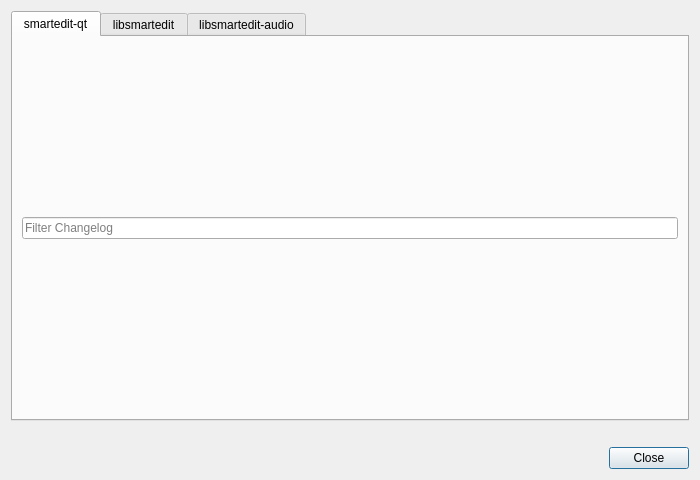
<?xml version="1.0" encoding="UTF-8"?>
<ui version="4.0">
 <class>Dialog</class>
 <widget class="QDialog" name="Dialog">
  <property name="geometry">
   <rect>
    <x>0</x>
    <y>0</y>
    <width>700</width>
    <height>480</height>
   </rect>
  </property>
  <property name="windowTitle">
   <string>Changelog</string>
  </property>
  <property name="windowIcon">
   <iconset resource="../../../images/smartedit.qrc">
    <normaloff>:/smartedit.svg</normaloff>:/smartedit.svg</iconset>
  </property>
  <layout class="QVBoxLayout" name="verticalLayout">
   <item>
    <widget class="QTabWidget" name="tabChangelog">
     <property name="locale">
      <locale language="English" country="UnitedStates"/>
     </property>
     <property name="currentIndex">
      <number>0</number>
     </property>
     <widget class="QWidget" name="tab_smartedit_qt">
      <attribute name="title">
       <string notr="true">smartedit-qt</string>
      </attribute>
      <layout class="QHBoxLayout" name="horizontalLayout_2">
       <item>
        <layout class="QVBoxLayout" name="vbox_smartedit_qt">
         <item>
          <layout class="QHBoxLayout" name="hbox_smartedit_qt">
           <item>
            <widget class="QLineEdit" name="txtChangeLogFilter_smartedit_qt">
             <property name="frame">
              <bool>true</bool>
             </property>
             <property name="placeholderText">
              <string>Filter Changelog</string>
             </property>
             <property name="clearButtonEnabled">
              <bool>false</bool>
             </property>
            </widget>
           </item>
          </layout>
         </item>
        </layout>
       </item>
      </layout>
     </widget>
     <widget class="QWidget" name="tab_libsmartedit">
      <attribute name="title">
       <string notr="true">libsmartedit</string>
      </attribute>
      <layout class="QHBoxLayout" name="horizontalLayout_3">
       <item>
        <layout class="QVBoxLayout" name="vbox_libsmartedit">
         <item>
          <layout class="QHBoxLayout" name="hbox_libsmartedit">
           <item>
            <widget class="QLineEdit" name="txtChangeLogFilter_libsmartedit">
             <property name="placeholderText">
              <string>Filter Changelog</string>
             </property>
            </widget>
           </item>
          </layout>
         </item>
        </layout>
       </item>
      </layout>
     </widget>
     <widget class="QWidget" name="tab_libsmartedit_audio">
      <attribute name="title">
       <string notr="true">libsmartedit-audio</string>
      </attribute>
      <layout class="QHBoxLayout" name="horizontalLayout_6">
       <item>
        <layout class="QVBoxLayout" name="vbox_libsmartedit_audio">
         <item>
          <layout class="QHBoxLayout" name="hbox_libsmartedit_audio">
           <item>
            <widget class="QLineEdit" name="txtChangeLogFilter_libsmartedit_audio">
             <property name="placeholderText">
              <string>Filter Changelog</string>
             </property>
            </widget>
           </item>
          </layout>
         </item>
        </layout>
       </item>
      </layout>
     </widget>
    </widget>
   </item>
   <item>
    <widget class="QLabel" name="lblGitHubLink">
     <property name="text">
      <string notr="true"/>
     </property>
     <property name="textFormat">
      <enum>Qt::RichText</enum>
     </property>
     <property name="openExternalLinks">
      <bool>true</bool>
     </property>
    </widget>
   </item>
   <item>
    <layout class="QHBoxLayout" name="horizontalLayout">
     <item>
      <spacer name="horizontalSpacer">
       <property name="orientation">
        <enum>Qt::Horizontal</enum>
       </property>
       <property name="sizeHint" stdset="0">
        <size>
         <width>258</width>
         <height>20</height>
        </size>
       </property>
      </spacer>
     </item>
     <item>
      <widget class="QPushButton" name="btnclose">
       <property name="text">
        <string>Close</string>
       </property>
      </widget>
     </item>
    </layout>
   </item>
  </layout>
 </widget>
 <resources/>
 <connections>
  <connection>
   <sender>btnclose</sender>
   <signal>clicked()</signal>
   <receiver>Dialog</receiver>
   <slot>reject()</slot>
   <hints>
    <hint type="sourcelabel">
     <x>299</x>
     <y>268</y>
    </hint>
    <hint type="destinationlabel">
     <x>183</x>
     <y>268</y>
    </hint>
   </hints>
  </connection>
 </connections>
</ui>
